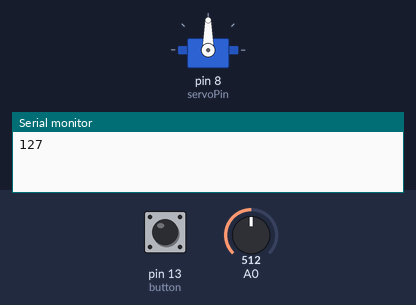
The sketch below on a simulated Arduino Uno, built with avr-gcc and run on an emulated ATmega328P. Shown: servo, the last lines printed to the serial monitor. Inputs (shaded band) come from the test bench; at power-on: pin 13 (button) HIGH, A0 = 512.

Above: at 5.4 s.
5.5 s: pin 13 (button) pulled LOW for 1 s
At 8.5 s:
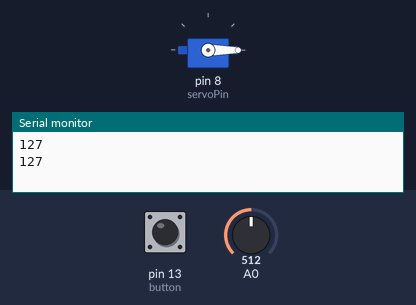
9.5 s: A0 set to 296
12.5 s: A0 set to 268
Timing chart, 0 to 15.5 s (numbered marks = the images above; inputs shaded):
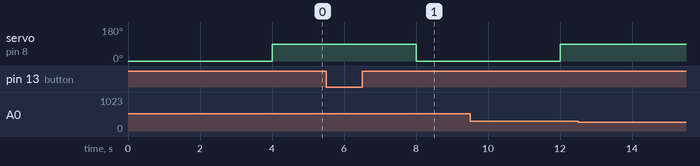

Measured:
- after the input at 5.5 s, servo on pin 8 (servoPin): 90° → 0° after 2.5 s

The sketch:

servo_motor.ino
```cpp
#include <Servo.h>

Servo myServo;

int servoPin = 8;
int sensor = A0;
int button = 13;
int i = 0;

void setup() {
  myServo.write(0);
  delay(2000);
  myServo.attach(servoPin);
  Serial.begin(9600);
  pinMode(button, INPUT_PULLUP);
}

void loop() {
  int buttonState = digitalRead(button);
  int pres = map(analogRead(A0),0,1023,0,255);
  Serial.println(pres);
  if (pres>69 && i == 0) {
    myServo.write(0);
    delay(2000);
    myServo.write(90);
    delay(2000);
    i = 1;
  }
  if (buttonState == 0 && i == 1) {
    myServo.write(90);
    delay(2000);
    myServo.write(0);
    delay(2000);
    i = 0;
  }
}


/*
#include <Servo.h>                        //서보모터 라이브러리 호출

int sensor = A0;      r                     //압전 센서핀을 11번으로 설정

Servo servo;                            //서보모터 제어문
int servoPin = 11;                            //서보모터핀을 A2번으로 설정

int angle = 0;

void setup(){
  Serial.begin(9600);                      //시리얼 통신, 속도는 9600

  servo.attach(servoPin);                    //모터 시작
}

void loop(){
  int pur = analogRead(sensor);             //압전 센서의 데이터 받아오기
  if (pur > 300) {
    for(angle = 0; angle < 90; angle++)
      {
        servo.write(angle);
        delay(15);
      }
  }
  Serial.println(sensor);
  //Serial.println(angle);                   //모터값을 시리얼 모니터로 출력
}
*/
```
